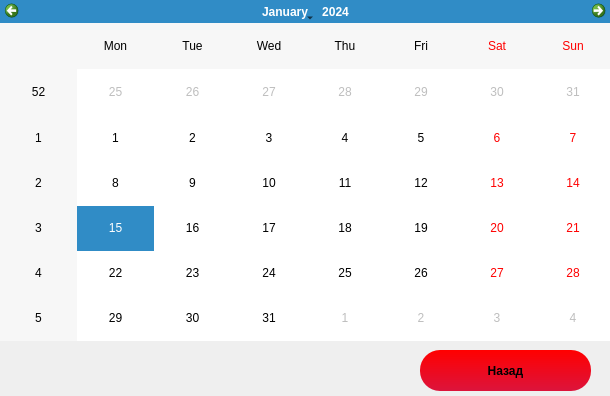
<?xml version="1.0" encoding="UTF-8"?>
<ui version="4.0">
 <class>Form</class>
 <widget class="QWidget" name="Form">
  <property name="geometry">
   <rect>
    <x>0</x>
    <y>0</y>
    <width>610</width>
    <height>396</height>
   </rect>
  </property>
  <property name="windowTitle">
   <string>Form</string>
  </property>
  <property name="styleSheet">
   <string notr="true">Form
{
	background: QLinearGradient(x1: 0, y1: 0, x2: 0, y2: 1, stop: 0 #000080, stop: 1 #0000FF);
	font-family: century gothic
}

</string>
  </property>
  <widget class="QCalendarWidget" name="calendarWidget">
   <property name="geometry">
    <rect>
     <x>0</x>
     <y>0</y>
     <width>611</width>
     <height>341</height>
    </rect>
   </property>
  </widget>
  <widget class="QPushButton" name="pushButton">
   <property name="geometry">
    <rect>
     <x>420</x>
     <y>350</y>
     <width>171</width>
     <height>41</height>
    </rect>
   </property>
   <property name="styleSheet">
    <string notr="true">QPushButton
{
	background: #FF0000;
	border-radius: 20px;
	font-weight: bold;
	font-size: 12px;
	background: QLinearGradient(x1: 0, y1: 0, x2: 0, y2: 1, stop: 0 #FF0000, stop: 1 #DC143C)
	
}</string>
   </property>
   <property name="text">
    <string>Назад</string>
   </property>
  </widget>
 </widget>
 <resources/>
 <connections/>
</ui>
